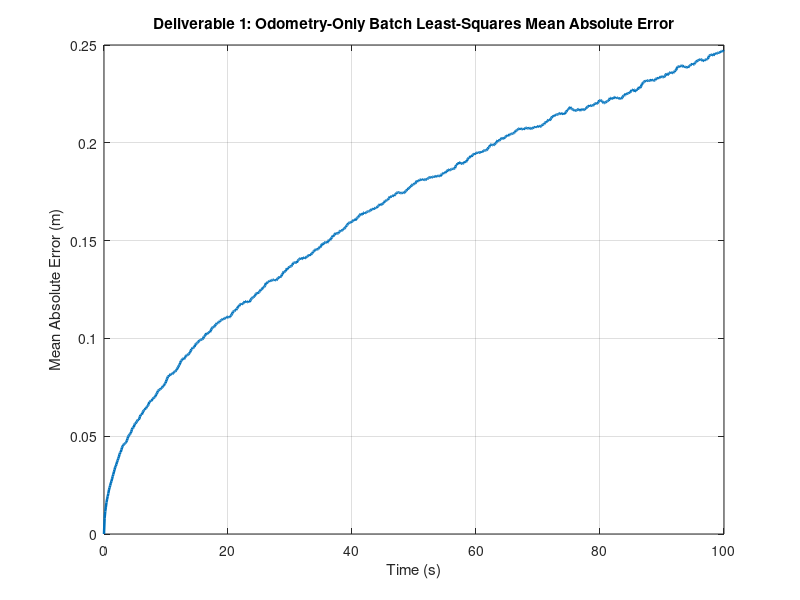

MATLAB code to generate this figure:
length_hallway = 10;  % m
sensor_range = 0.5;  % m

landmarks = [2; 5; 8];  % m
num_landmarks = length(landmarks);  % 3

stdev_odometry = 0.1; % m/s
stdev_range = 0.01; % m

%%%%%%%%%%%%%%%%%%%%%%%%%%%%%%%%%%%%%%%%%%%%%%%%%%%%%%%%%%%%%%%%%%%
% Robot ground-truth trajectory for the hallway traversal
%%%%%%%%%%%%%%%%%%%%%%%%%%%%%%%%%%%%%%%%%%%%%%%%%%%%%%%%%%%%%%%%%%%

delta_t = 0.1; % time is discretized with a time-step of 0.1 seconds
v_robot = 0.1; % robot travels at a constant speed of 0.1 m/s

t_terminal = length_hallway/v_robot; % time that we reach the end of hall

t_vector = 0:delta_t:t_terminal; % time vector for robot's trajectory
x_vector = 0:v_robot*delta_t:length_hallway; % true robot position over time
v_vector = ones(1,length(t_vector)).*v_robot;  % true robot velocity over time

num_states = length(x_vector); % number of discrete-time pose states

% Batch least-squares state:
%   [x_0, x_1, ..., x_K]^T
%
% Odometry rows encode consecutive pose differences:
%   x_k - x_(k-1) = z_odom(k)
% where z_odom(k) = (v_k + noise) * delta_t.
%
% Row 1 is the special initial-condition constraint x_0 = 0.

%% Deliverable 1: Batch Least-Squares SLAM with Odometry-Only Measurements
num_of_trials = 1000;

% Build the matching linear measurement matrix.
A_matrix = zeros(num_states, num_states);
A_matrix(1,1) = 1;  % Special initial-condition row: x_0 = 0
for k = 2:num_states
    A_matrix(k, k-1) = -1;
    A_matrix(k, k) = 1;
end

abs_error = zeros(num_of_trials, num_states);
for trial = 1:num_of_trials
    % Build the measurement vector with the initial condition and odometry.
    b_vector = zeros(num_states, 1);
    b_vector(1) = 0;
    for k = 2:num_states
        meas_noise = stdev_odometry * randn();
        b_vector(k) = (v_vector(k) + meas_noise) * delta_t;
    end

    % Solve for the full robot trajectory in one batch.
    x_estimates = A_matrix \ b_vector;

    % Store this trial's absolute pose error over time.
    abs_error(trial, :) = abs(x_estimates - x_vector(:)).';
end

mean_state_abs_error = mean(abs_error, 1);
figure;
plot(t_vector, mean_state_abs_error, 'LineWidth', 1.8)
xlabel('Time (s)')
ylabel('Mean Absolute Error (m)')
title('Deliverable 1: Odometry-Only Batch Least-Squares Mean Absolute Error')
grid on

%{
%%% Deliverable 1: Supplemental Plots

% Plot noisy odometry displacement measurements for one trial.
%
% figure;
% plot(t_vector(2:end), b_vector(2:end))
% ylabel('Measured displacement per step (m)')
% xlabel('Time (s)')
% title('Noisy odometry displacement measurements')
% grid on

% odom_measurement_mean = mean(b_vector(2:end)); % Should be ~0.01
% odom_measurement_std = std(b_vector(2:end));   % Should be ~0.01

% Plot true vs estimated robot position for one trial.
%
% figure;
% plot(t_vector, x_vector, 'LineWidth', 4)
% hold on
% plot(t_vector, x_estimates, ':', 'LineWidth', 2)
% xlabel('Time (s)')
% ylabel('Position (m)')
% title('True vs Estimated Robot Position (Odometry Only)')
% legend('True Position', 'Estimated Position')
% grid on

% Plot single-trial absolute position error over time.
%
% figure;
% plot(t_vector, abs_error(1, :), 'LineWidth', 1.2)
% xlabel('Time (s)')
% ylabel('Absolute Position Error (m)')
% title('Absolute Position Error Over Time')
% grid on
%}
